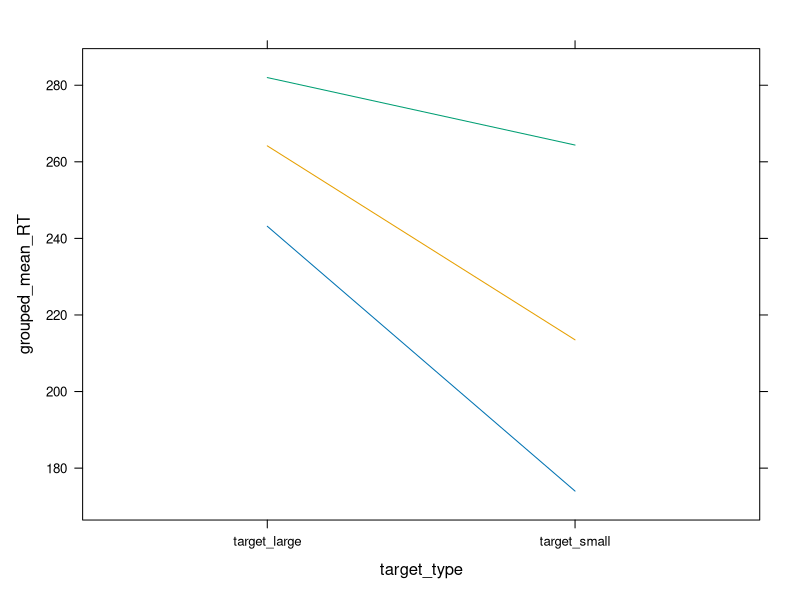
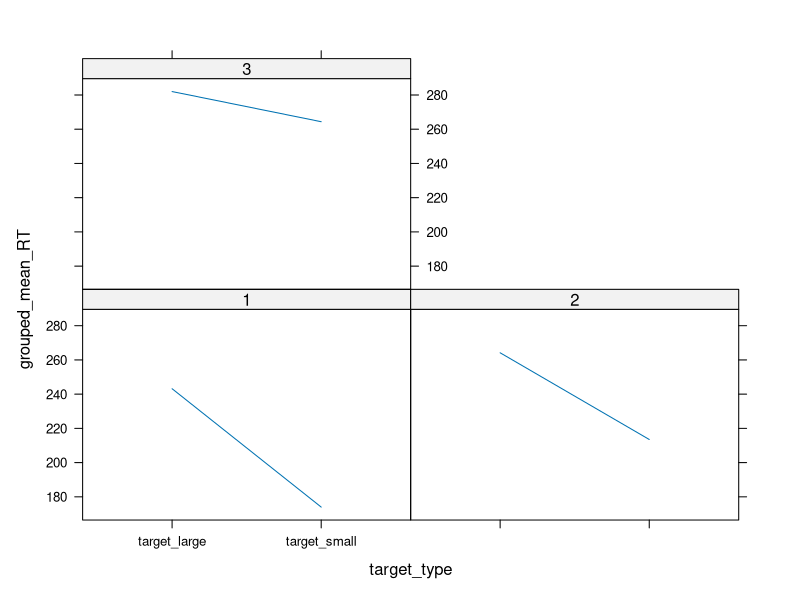
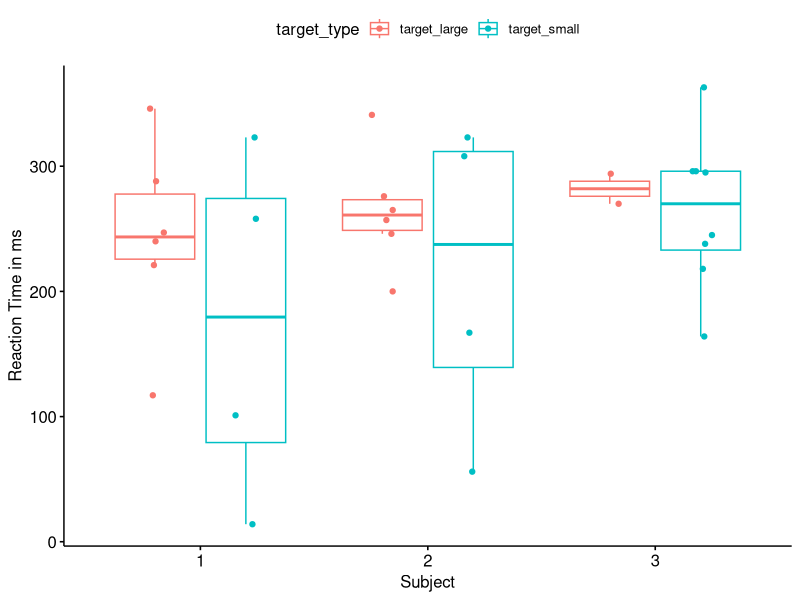

Reproduce these figures in R, in order. (Note: this script raises an error after producing the figures.)
### Script for Data Analysis of reaction time experiment ###
library(tidyverse)
library(rstatix)
library(ggpubr)
require(dplyr)
require(lattice)
require(nlme)
se <- function(x) sd(x)/sqrt(sum(!is.na(x))) # defines function for standard error

### Data import

setwd("./data")

data <- read.csv("all_reaction_times.csv", stringsAsFactors = TRUE)
head(data)
str(data)
data$subject_id <- factor(data$subject_id) # make sure these vars are factors

### Graphical results

## For each subject, plot average reaction times across trials, grouped by target type
grouped_means_per_subject <- data %>%
  group_by(subject_id, target_type) %>%
  summarise(grouped_mean_RT = mean(RT, na.rm=TRUE))
grouped_means_per_subject

xyplot(grouped_mean_RT ~ target_type, group=subject_id, data=grouped_means_per_subject, type='l')
xyplot(grouped_mean_RT ~ target_type | subject_id, data=grouped_means_per_subject, type='l')


## For each subject, plot reaction times of single trials and distribution, grouped by target type
bxp <- ggboxplot(
  data, x = "subject_id", y = "RT", 
  ylab = "Reaction Time in ms", 
  xlab = "Subject",
  add = "jitter",
  color = "target_type"
)
bxp

### Descriptive Statistics

# Compute differences for each participant between large_target reaction time and small_target reaction time

long_means <- data %>%
  group_by(subject_id, target_type) %>%
  summarise(grouped_mean_RT = mean(RT, na.rm=TRUE))
long_means

wide_means <- long_means %>% 
  spread(target_type, grouped_mean_RT) %>%
  mutate(RT_diff = target_large - target_small)
wide_means

summary(wide_means$RT_diff)

# Compute correlations between averages for stimulus condition across subjects
cor.test(wide_means$target_large, wide_means$target_small)


### Statistical Inference


# Question : Is there any significant difference between small and large target display regarding
# participants reaction time?

# Paired T-test comparing AVERAGES per subject across the two stimulus conditions
t.test(wide$target_large, wide$target_small, paired=T)


# Linear mixed effects models across ALL trials (i.e. several trials per conditon per subject)

(model_lme <- lme(RT ~ target_type, random=~1|subject_id, data= data))
summary(model_lme)

# Graphic 

# First graphic: with the std.err. of the means
# Errors bars here represent the standard errors (or confidence intervals) of the means of each treatment, they do
# NOT take out inter-subject variability (i.e. not consider dpendence of observations)
attach(data)
par(mfrow=c(1,1))

means <- tapply(RT, target_type, mean)
(ses <- tapply(RT, target_type, se))

ysca = c(min(means-3*ses), max(means+3*ses))

mp <- barplot(means, ylim=ysca, xpd=F, ylab = "Average reaction time in ms",
              main = "Standard errors of the means of different target conditions across all trials")
arrows(mp, means-ses, 
       mp, means+ses, 
       code=3, angle=90)
detach(data)


# Second graphic: standard error bar for the difference between the two treatments when intersubject variability 
# is TAKEN OUT

# compute correlations
attach(data)
data$RT_corr <- RT + mean(RT) - tapply(RT, subject_id, mean)[subject_id]
(ses <- tapply(RT_corr, target_type, se))

ysca = c(min(means-3*ses), max(means+3*ses))

mp <- barplot(means, ylim=ysca, xpd=F, ylab = "Average reaction time in ms",
              main = "Standard errors of the means of different target conditions across all trials 
               - Intersubject variability accounted for - ")
arrows(mp, means-ses, 
       mp, means+ses, 
       code=3, angle=90)

detach(data)

